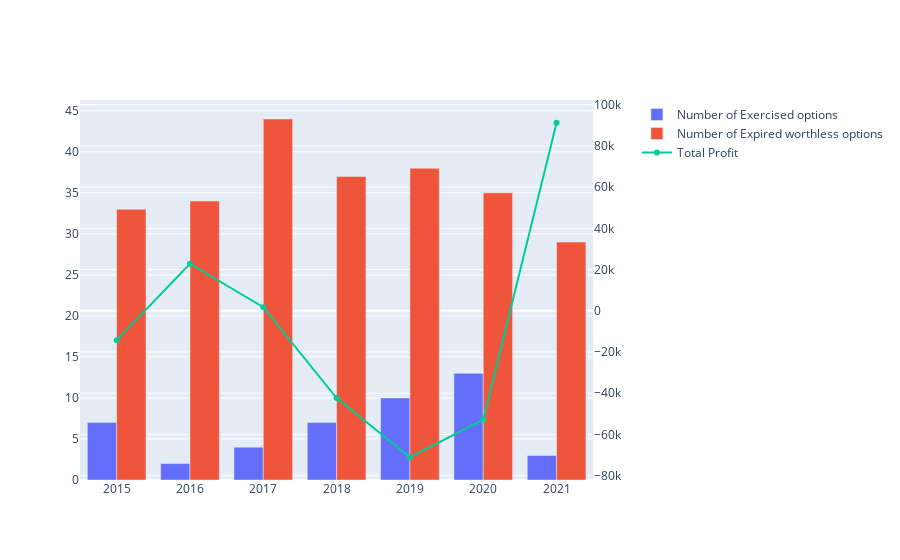

The notebook cell saved with this chart:
### Code cell
df2 = short_IC_5_10.groupby(by = ['Outcome', 'Trans_Date', 'Exp_date', 'Option type', 'Position'])['Total Profit/Loss'].sum().reset_index()
df2.insert(loc = len(df2.columns), column = 'Year', value = [df2['Trans_Date'][i].year for i in range(len(df2))])

exer = df2.groupby('Year')['Outcome'].apply(lambda x: x[x == 'Exercised option'].count()).reset_index()
exp = df2.groupby('Year')['Outcome'].apply(lambda x: x[x == 'Expired worthless'].count()).reset_index()
prof = df2.groupby(by = ['Year'])['Total Profit/Loss'].sum().reset_index()

fig = make_subplots(specs=[[{"secondary_y": True}]])

fig.add_trace(go.Bar(x=exer['Year'], y=exer['Outcome'], name="Number of Exercised options"), secondary_y=False)
fig.add_trace(go.Bar(x=exp['Year'], y=exp['Outcome'], name="Number of Expired worthless options"), secondary_y=False)
fig.add_trace(go.Line(x=prof['Year'], y= prof['Total Profit/Loss'], name="Total Profit"), secondary_y=True)
fig.show()

### Figure 1 — Plotly figure (JSON) as saved in the notebook; plotly's stock layout.template omitted (floating-point values rounded to 4 significant figures)
{"data": [{"name": "Number of Exercised options", "type": "bar", "x": [2015, 2016, 2017, 2018, 2019, 2020, 2021], "xaxis": "x", "y": [7, 2, 4, 7, 10, 13, 3], "yaxis": "y"}, {"name": "Number of Expired worthless options", "type": "bar", "x": [2015, 2016, 2017, 2018, 2019, 2020, 2021], "xaxis": "x", "y": [33, 34, 44, 37, 38, 35, 29], "yaxis": "y"}, {"name": "Total Profit", "type": "scatter", "x": [2015, 2016, 2017, 2018, 2019, 2020, 2021], "xaxis": "x", "y": [-14240.0, 22850.0, 1729.0, -42330.0, -71030.0, -52820.0, 91210.0], "yaxis": "y2"}], "layout": {"autosize": true, "xaxis": {"anchor": "y", "autorange": true, "domain": [0, 0.94], "range": [2014.0, 2022.0], "type": "linear"}, "yaxis": {"anchor": "x", "autorange": true, "domain": [0, 1], "range": [0, 46.32], "type": "linear"}, "yaxis2": {"anchor": "x", "autorange": true, "overlaying": "y", "range": [-84420.0, 104600.0], "side": "right", "type": "linear"}}}
